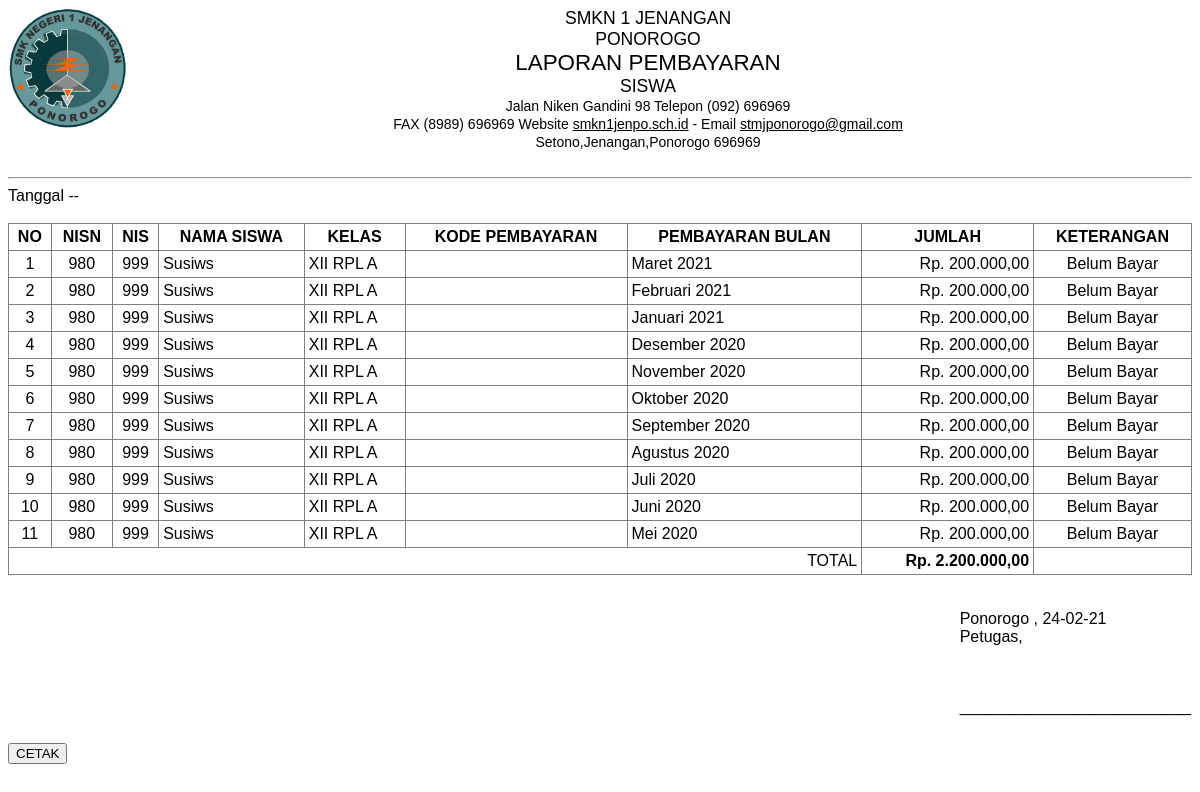
Screenshot of /admin/Laporan/LaporanPembayaran.php with the database file from the repository.
### tables this page shows
CREATE TABLE `pembayaran` (
  `id_pembayaran` int(11) NOT NULL,
  `kode_pembayaran` varchar(50) NOT NULL,
  `id_petugas` varchar(50) NOT NULL,
  `nisn` varchar(10) NOT NULL,
  `jatuh_tempo` date NOT NULL,
  `tgl_bayar` date NOT NULL,
  `bulan_bayar` varchar(50) NOT NULL,
  `tahun_bayar` varchar(58) NOT NULL,
  `id_spp` varchar(20) NOT NULL,
  `jumlah_bayar` varchar(50) NOT NULL,
  `status` varchar(50) NOT NULL
);

CREATE TABLE `siswa` (
  `id` int(11) NOT NULL,
  `nisn` varchar(50) NOT NULL,
  `nis` char(13) NOT NULL,
  `nama` varchar(35) NOT NULL,
  `id_kelas` varchar(11) NOT NULL,
  `nama_kelas` varchar(50) NOT NULL,
  `kompetensi_keahlian` varchar(100) NOT NULL,
  `alamat` text NOT NULL,
  `no_telp` varchar(13) NOT NULL,
  `id_spp` varchar(11) NOT NULL,
  `tahun_ajaran` varchar(50) NOT NULL,
  `nominal_bayar` int(25) NOT NULL
);

### admin/Laporan/LaporanPembayaran.php (the view, shortened to what this page needs)
<?php
    include '../../koneksi.php';
    function rupiah($angka){
        $hasil_rupiah = "Rp. " .number_format($angka,2,',','.');
        return $hasil_rupiah;
    }
?>
<!DOCTYPE html>
<html>
<head>
</head>
<body>
<div class="text-left">
      <img src="stmj.png" class="img" alt="stmj.png" width="120">
      <div class="text-center">
      <div style="margin-left:6rem;">
         <span class="text-header text-bold text-danger">
            SMKN 1 JENANGAN <br> PONOROGO <br>
               <span class="size2">LAPORAN PEMBAYARAN </span> <br>
               SISWA<br>
         </span>
         <span class="text-desc">Jalan Niken Gandini 98 Telepon (092) 696969<br>FAX (8989) 696969 Website <span class="underline">smkn1jenpo.sch.id</span> - Email <span class="underline">stmjponorogo@gmail.com</span> <br> Setono,Jenangan,Ponorogo 696969 <br> </span>
      </div>
      </div>
    <br />
    <hr />
    Tanggal <?= $_GET['tgl1']." -- ".$_GET['tgl2'];  ?>
    <br />
    <br>
    <table border="1" cellspacing="" cellpadding="4" width="100%">
        <tr>
            <th>NO</th>
            <th>NISN</th>
            <th>NIS</th>
            <th>NAMA SISWA</th>
            <th>KELAS</th>
            <th>KODE PEMBAYARAN</th>
            <th>PEMBAYARAN BULAN</th>
            <th>JUMLAH</th>
            <th>KETERANGAN</th>
        </tr>
        <?php
            $spp = $koneksi -> query("SELECT pembayaran.*,siswa.nama,siswa.nama_kelas,siswa.nis
                                    FROM pembayaran INNER JOIN siswa ON pembayaran.nisn=siswa.nisn
                                    WHERE tgl_bayar BETWEEN '$_GET[tgl1]' AND '$_GET[tgl2]'
                                    ORDER BY kode_pembayaran ASC");
            $i=1;
            $total = 0;
            while($dta=mysqli_fetch_array($spp)) :
	    ?>
        <tr>
            <td align="center"><?= $i ?></td>
            <td align="center"><?= $dta['nisn'] ?></td>
            <td align="center"><?= $dta['nis'] ?></td>
            <td align=""><?= $dta['nama'] ?></td>
            <td align=""><?= $dta['nama_kelas'] ?></td>
            <td align=""><?= $dta['kode_pembayaran'] ?></td>
            <td align=""><?= $dta['bulan_bayar'] ?></td>
            <td align="right"><?= rupiah($dta['jumlah_bayar']) ?></td>
            <td align="center"><?= $dta['status'] ?></td>
        </tr>
        <?php $i++; ?>
        <?php $total += $dta['jumlah_bayar']; ?>
        <?php endwhile; ?>
        <tr>
            <td colspan="7" align="right">TOTAL</td>
            <td align="right"><b><?= rupiah($total) ?></b></td>
            <td></td>
        </tr>
    </table>
    <table width="100%">
        <tr>
            <td></td>
            <td width="200px">
                <BR />
                <p>Ponorogo , <?= date('d-m-y') ?> <br />
                    Petugas,
                    <br />
                    <br />
                    <br />
                    <p>__________________________</p>
            </td>
        </tr>
    </table>
    <a href="#" onclick="window.print();"><button class="print">CETAK</button></a>
</body>
</html>

### admin/Laporan/LaporanPembayaran.php (style rules this page uses)
.text-center { text-align:center; }
.text-header { font-size:1.1rem; }
.size2 { font-size:1.4rem; }
.img { position:absolute; }
.text-desc { font-size:14px; }
.text-bold { font-style:bold; }
.underline { text-decoration:underline; }
body { font-family: arial; }
.print { margin-top: 10px; }
table { border-collapse: collapse; }

### rows the page displays
pembayaran: nisn "980", siswa.nis "999", siswa.nama "Susiws", siswa.nama_kelas "XII RPL A", bulan_bayar "Maret 2021", jumlah_bayar "Rp. 200.000,00", status "Belum Bayar"
pembayaran: nisn "980", siswa.nis "999", siswa.nama "Susiws", siswa.nama_kelas "XII RPL A", bulan_bayar "Februari 2021", jumlah_bayar "Rp. 200.000,00", status "Belum Bayar"
pembayaran: nisn "980", siswa.nis "999", siswa.nama "Susiws", siswa.nama_kelas "XII RPL A", bulan_bayar "Januari 2021", jumlah_bayar "Rp. 200.000,00", status "Belum Bayar"
pembayaran: nisn "980", siswa.nis "999", siswa.nama "Susiws", siswa.nama_kelas "XII RPL A", bulan_bayar "Desember 2020", jumlah_bayar "Rp. 200.000,00", status "Belum Bayar"
pembayaran: nisn "980", siswa.nis "999", siswa.nama "Susiws", siswa.nama_kelas "XII RPL A", bulan_bayar "November 2020", jumlah_bayar "Rp. 200.000,00", status "Belum Bayar"
pembayaran: nisn "980", siswa.nis "999", siswa.nama "Susiws", siswa.nama_kelas "XII RPL A", bulan_bayar "Oktober 2020", jumlah_bayar "Rp. 200.000,00", status "Belum Bayar"
pembayaran: nisn "980", siswa.nis "999", siswa.nama "Susiws", siswa.nama_kelas "XII RPL A", bulan_bayar "September 2020", jumlah_bayar "Rp. 200.000,00", status "Belum Bayar"
pembayaran: nisn "980", siswa.nis "999", siswa.nama "Susiws", siswa.nama_kelas "XII RPL A", bulan_bayar "Agustus 2020", jumlah_bayar "Rp. 200.000,00", status "Belum Bayar"
pembayaran: nisn "980", siswa.nis "999", siswa.nama "Susiws", siswa.nama_kelas "XII RPL A", bulan_bayar "Juli 2020", jumlah_bayar "Rp. 200.000,00", status "Belum Bayar"
pembayaran: nisn "980", siswa.nis "999", siswa.nama "Susiws", siswa.nama_kelas "XII RPL A", bulan_bayar "Juni 2020", jumlah_bayar "Rp. 200.000,00", status "Belum Bayar"
pembayaran: nisn "980", siswa.nis "999", siswa.nama "Susiws", siswa.nama_kelas "XII RPL A", bulan_bayar "Mei 2020", jumlah_bayar "Rp. 200.000,00", status "Belum Bayar"

### other values shown
rupiah($total) "Rp. 2.200.000,00"
